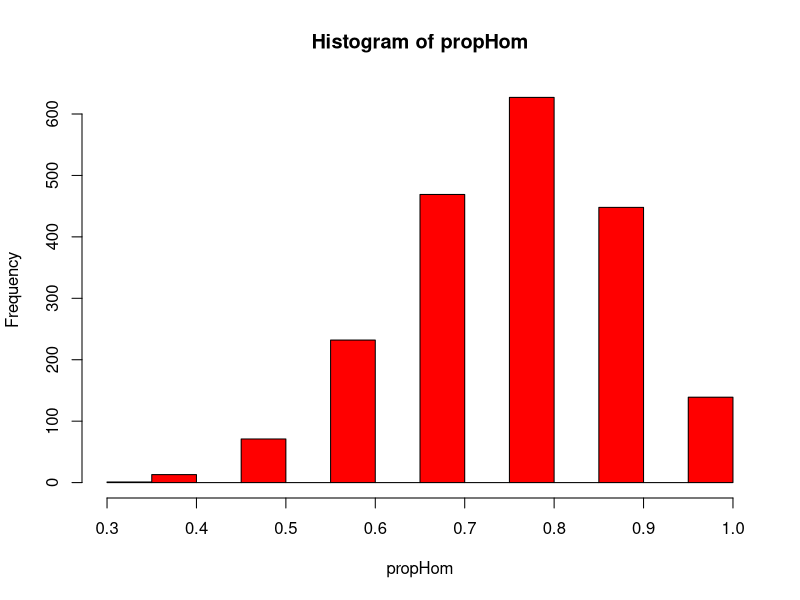
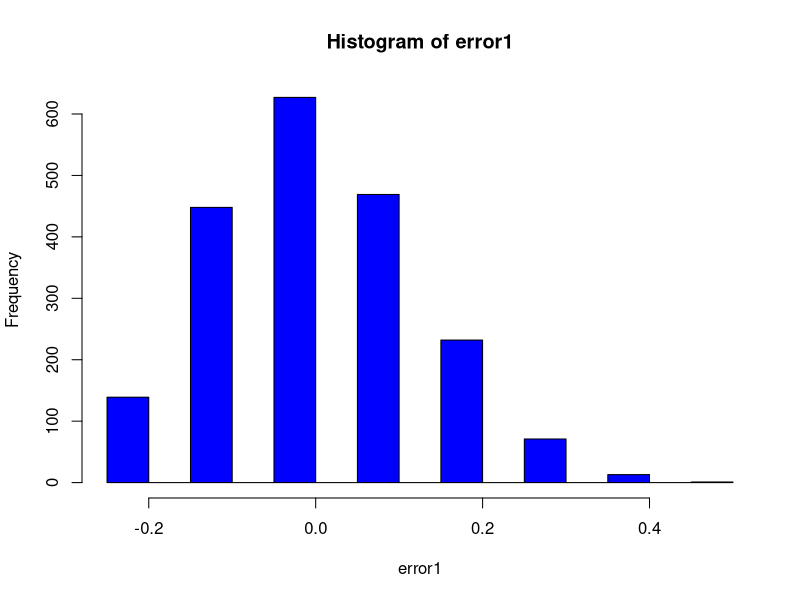

Write R code to recreate these figures, in order.
################################################################################
# Simulación y ejemplo de cálculo mediante simulación de un tamaño
# de muestras para estimar una proporción
################################################################################

# Número de hombres y mujeres de un grupo en particular
numhombres <- 52
nummujeres <- 15

# Tamaño de muestra de la población
tammuestra <- 10
# Número de simulaciones para estimar el tamaño de muestra apropiado
nsim <- 2000

# Generar la población total
total <- c(rep("Hombre",numhombres),rep("Mujer",nummujeres))
total

# Tabla de frecuencia "real" a partir de la población
table(total)
# Proporción "real" a partir de la población
table(total)/sum(table(total))

# Estraer sólo la proporción de hombres
propHomR <- (table(total)/sum(table(total)))[1]
propHomR

# Generar una muestra aleatoria sin reemplazamiento
muestra <- sample(total,tammuestra)
muestra

# Tabla de frecuencia de la muestra
table(muestra)
# Proporción de la muestra
table(muestra)/sum(table(muestra))

# "Error" entre la proporción "real" y la de la "muestra"
# o diferencia entre la proporción "real" y la muestra
# Proporción real
pR <- table(total)/sum(table(total))
# Proporción de la muestra
pM <- table(muestra)/sum(table(muestra))
# Diferencia de las proporciones en valor absoluto
pR-pM
# Diferencia de las proporciones en valor absoluto
abs(pR-pM)

# Estimación de la distribución del la proporción utilizando
# un tamaño de muestra específico de acuerdo a la variable
# "tammuestra2" y replicado el número de simulaciones
simula1 <- data.frame(replicate(nsim,sample(total,tammuestra)))
# Cálculo de la proporción de hombres para cada muestra generada
propHom <- sapply(simula1,function(x) (table(x)/sum(table(x)))[1])

# Histograma de la proporciones de hombres de acuerdo a la muestra.
hist(propHom, col = "red")
# Resumen estadístico de la proporción simulada.
summary(propHom)
# Estimación del intervalo de confianza al 95%
quantile(propHom,c(0.025,0.975))

# Distribución del error
# Cálculo de la diferencia entre el valor "verdadero" y
# el valor obtenido de las muestras.
error1 <- propHomR-propHom
# Histograma de las diferencias, desviaciones o errores.
hist(error1,col="blue")
# Cálculo del intervalo de confianza al 95% de los errores.
quantile(error1,c(0.025,0.975))
